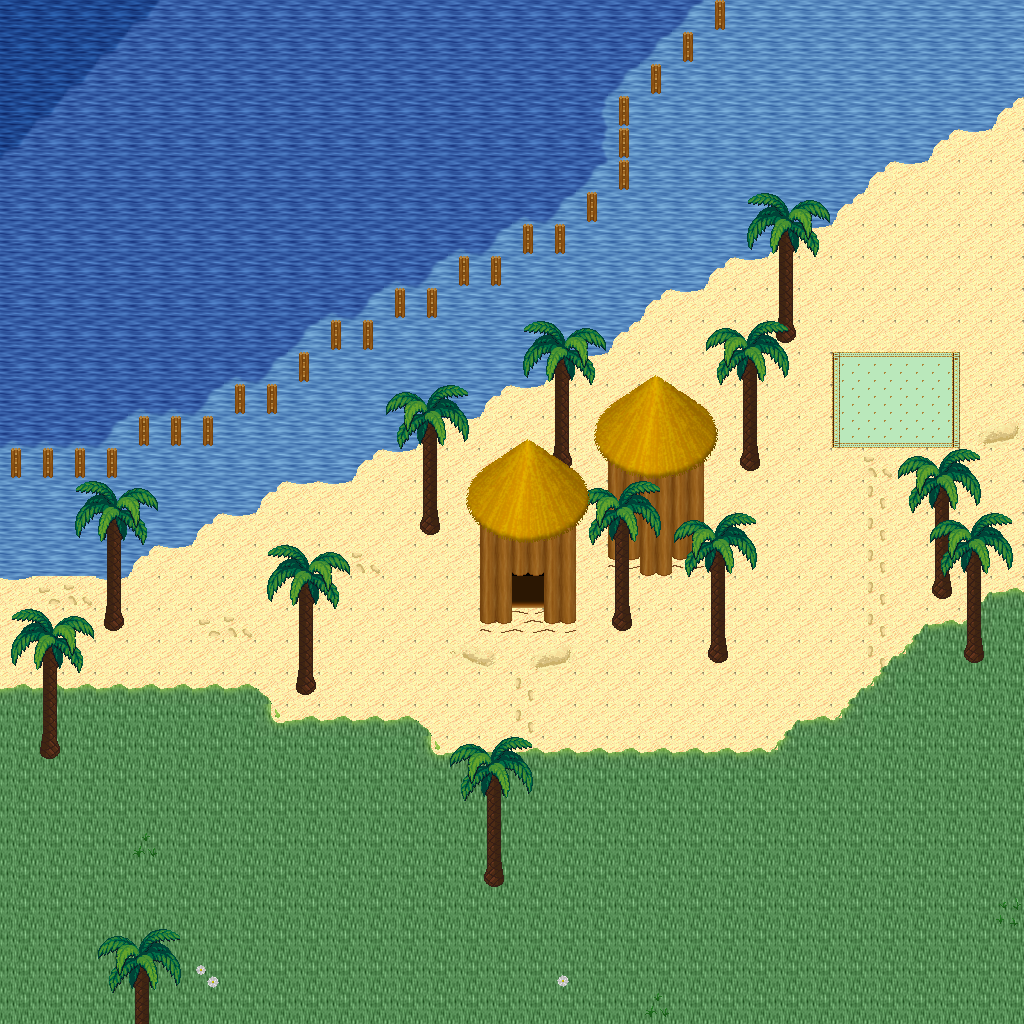

This game map was drawn from its Tiled (.tmx) file and the tilesets committed beside it. A one-line description and the trimmed map source follow:
An orthogonal 32x32 tile map with 32x32 px tiles, 5 tile layers (Ground, Objects, Objects2, Above, ...), 1 hidden layer not drawn, 57 tilesets.

<map version="1.10" tiledversion="1.11.0" orientation="orthogonal" renderorder="right-down" width="32" height="32" tilewidth="32" tileheight="32" infinite="0" nextlayerid="11" nextobjectid="1">
 <tileset firstgid="1" name="logic_collision" tilewidth="32" tileheight="32" tilecount="1" columns="1">
  <image source="../drawable/logic_collision.png" width="32" height="32" />
 </tileset>
 <tileset firstgid="2" name="ground_ground" tilewidth="32" tileheight="32" tilecount="33" columns="3">
  <image source="../drawable/ground_ground.png" width="96" height="352" />
 </tileset>
 <tileset firstgid="35" name="ground_water_pool" tilewidth="32" tileheight="32" tilecount="72" columns="3">
  <image source="../drawable/ground_water_pool.png" width="96" height="768" />
 </tileset>
 <tileset firstgid="107" name="furniture_carpet_plain_colours" tilewidth="32" tileheight="32" tilecount="10" columns="10">
  <image source="../drawable/furniture_carpet_plain_colours.png" width="320" height="32" />
 </tileset>
 <tileset firstgid="117" name="ground_brown_paving" tilewidth="32" tileheight="32" tilecount="2" columns="2">
  <image source="../drawable/ground_brown_paving.png" width="64" height="32" />
 </tileset>
 <tileset firstgid="119" name="ground_water_water" tilewidth="32" tileheight="32" tilecount="24" columns="3">
  <image source="../drawable/ground_water_water.png" width="96" height="256" />
 </tileset>
 <tileset firstgid="143" name="building_fence_fence_chunky" tilewidth="32" tileheight="32" tilecount="21" columns="3">
  <image source="../drawable/building_fence_fence_chunky.png" width="96" height="224" />
 </tileset>
 <tileset firstgid="164" name="ground_water_pool_corners" tilewidth="32" tileheight="32" tilecount="72" columns="3">
  <image source="../drawable/ground_water_pool_corners.png" width="96" height="768" />
 </tileset>
 <tileset firstgid="236" name="ground_grass_edges" tilewidth="32" tileheight="32" tilecount="36" columns="12">
  <image source="../drawable/ground_grass_edges.png" width="384" height="96" />
 </tileset>
 <tileset firstgid="272" name="ground_grass_corners" tilewidth="32" tileheight="32" tilecount="24" columns="6">
  <image source="../drawable/ground_grass_corners.png" width="192" height="128" />
 </tileset>
 <tileset firstgid="296" name="plant_grasses" tilewidth="32" tileheight="32" tilecount="6" columns="3">
  <image source="../drawable/plant_grasses.png" width="96" height="64" />
 </tileset>
 <tileset firstgid="302" name="plant_flower_daisy_white" tilewidth="32" tileheight="32" tilecount="8" columns="2">
  <image source="../drawable/plant_flower_daisy_white.png" width="64" height="128" />
 </tileset>
 <tileset firstgid="310" name="building_door_door_w" tilewidth="32" tileheight="32" tilecount="6" columns="2">
  <image source="../drawable/building_door_door_w.png" width="64" height="96" />
 </tileset>
 <tileset firstgid="316" name="building_wall_wood" tilewidth="32" tileheight="32" tilecount="16" columns="4">
  <image source="../drawable/building_wall_wood.png" width="128" height="128" />
 </tileset>
 <tileset firstgid="332" name="building_door_door_e" tilewidth="32" tileheight="32" tilecount="6" columns="2">
  <image source="../drawable/building_door_door_e.png" width="64" height="96" />
 </tileset>
 <tileset firstgid="338" name="ground_ground_2" tilewidth="32" tileheight="32" tilecount="4" columns="4">
  <image source="../drawable/ground_ground_2.png" width="128" height="32" />
 </tileset>
 <tileset firstgid="342" name="building_wall_stone" tilewidth="32" tileheight="32" tilecount="12" columns="3">
  <image source="../drawable/building_wall_stone.png" width="96" height="128" />
 </tileset>
 <tileset firstgid="354" name="building_wall_wall_brown" tilewidth="32" tileheight="32" tilecount="12" columns="3">
  <image source="../drawable/building_wall_wall_brown.png" width="96" height="128" />
 </tileset>
 <tileset firstgid="366" name="building_door_door_n" tilewidth="32" tileheight="32" tilecount="6" columns="3">
  <image source="../drawable/building_door_door_n.png" width="96" height="64" />
 </tileset>
 <tileset firstgid="372" name="building_church" tilewidth="32" tileheight="32" tilecount="56" columns="8">
  <image source="../drawable/building_church.png" width="256" height="224" />
 </tileset>
 <tileset firstgid="428" name="building_castle" tilewidth="32" tileheight="32" tilecount="320" columns="20">
  <image source="../drawable/building_castle.png" width="640" height="512" />
 </tileset>
 <tileset firstgid="748" name="plant_cactus" tilewidth="32" tileheight="32" tilecount="2" columns="1">
  <image source="../drawable/plant_cactus.png" width="32" height="64" />
 </tileset>
 <tileset firstgid="750" name="plant_stump_small_stump" tilewidth="32" tileheight="32" tilecount="4" columns="2">
  <image source="../drawable/plant_stump_small_stump.png" width="64" height="64" />
 </tileset>
 <tileset firstgid="754" name="furniture_carpet_rug_border" tilewidth="32" tileheight="32" tilecount="9" columns="3">
  <image source="../drawable/furniture_carpet_rug_border.png" width="96" height="96" />
 </tileset>
 <tileset firstgid="763" name="building_window_window_right" tilewidth="32" tileheight="32" tilecount="2" columns="2">
  <image source="../drawable/building_window_window_right.png" width="64" height="32" />
 </tileset>
 <tileset firstgid="765" name="item_statue_fairypool" tilewidth="32" tileheight="32" tilecount="16" columns="2">
  <image source="../drawable/item_statue_fairypool.png" width="64" height="256" />
 </tileset>
 <tileset firstgid="781" name="furniture_table_long_front_on" tilewidth="32" tileheight="32" tilecount="3" columns="1">
  <image source="../drawable/furniture_table_long_front_on.png" width="32" height="96" />
 </tileset>
 <tileset firstgid="784" name="building_decoration_blue_circle" tilewidth="32" tileheight="32" tilecount="4" columns="2">
  <image source="../drawable/building_decoration_blue_circle.png" width="64" height="64" />
 </tileset>
 <tileset firstgid="788" name="building_wall_bricked_edges" tilewidth="32" tileheight="32" tilecount="25" columns="5">
  <image source="../drawable/building_wall_bricked_edges.png" width="160" height="160" />
 </tileset>
 <tileset firstgid="813" name="item_corpse_skull_pale" tilewidth="32" tileheight="32" tilecount="2" columns="2">
  <image source="../drawable/item_corpse_skull_pale.png" width="64" height="32" />
 </tileset>
 <tileset firstgid="815" name="item_corpse_huge_animal" tilewidth="32" tileheight="32" tilecount="16" columns="2">
  <image source="../drawable/item_corpse_huge_animal.png" width="64" height="256" />
 </tileset>
 <tileset firstgid="831" name="item_sign_large" tilewidth="32" tileheight="32" tilecount="15" columns="5">
  <image source="../drawable/item_sign_large.png" width="160" height="96" />
 </tileset>
 <tileset firstgid="846" name="building_roof_yellow" tilewidth="32" tileheight="32" tilecount="20" columns="5">
  <image source="../drawable/building_roof_yellow.png" width="160" height="128" />
 </tileset>
 <tileset firstgid="866" name="building_roof_red" tilewidth="32" tileheight="32" tilecount="20" columns="5">
  <image source="../drawable/building_roof_red.png" width="160" height="128" />
 </tileset>
 <tileset firstgid="886" name="building_roof_green" tilewidth="32" tileheight="32" tilecount="20" columns="5">
  <image source="../drawable/building_roof_green.png" width="160" height="128" />
 </tileset>
 <tileset firstgid="906" name="building_roof_blue" tilewidth="32" tileheight="32" tilecount="20" columns="5">
  <image source="../drawable/building_roof_blue.png" width="160" height="128" />
 </tileset>
 <tileset firstgid="926" name="logic_creature_animal" tilewidth="32" tileheight="32" tilecount="32" columns="8">
  <image source="../drawable/logic_creature_animal.png" width="256" height="128" />
 </tileset>
 <tileset firstgid="958" name="logic_creature_golem" tilewidth="32" tileheight="32" tilecount="4" columns="4">
  <image source="../drawable/logic_creature_golem.png" width="128" height="32" />
 </tileset>
 <tileset firstgid="962" name="object_boat" tilewidth="32" tileheight="32" tilecount="42" columns="6">
  <image source="../drawable/object_boat.png" width="192" height="224" />
 </tileset>
 <tileset firstgid="1004" name="ground_water_pool_deep" tilewidth="32" tileheight="32" tilecount="72" columns="3">
  <image source="../drawable/ground_water_pool_deep.png" width="96" height="768" />
 </tileset>
 <tileset firstgid="1076" name="object_suspension_bridge" tilewidth="32" tileheight="32" tilecount="24" columns="3">
  <image source="../drawable/object_suspension_bridge.png" width="96" height="256" />
 </tileset>
 <tileset firstgid="1100" name="plant_tree_palm_trees" tilewidth="32" tileheight="32" tilecount="40" columns="4">
  <image source="../drawable/plant_tree_palm_trees.png" width="128" height="320" />
 </tileset>
 <tileset firstgid="1140" name="furniture_table_hotdog_stand" tilewidth="32" tileheight="32" tilecount="20" columns="4">
  <image source="../drawable/furniture_table_hotdog_stand.png" width="128" height="160" />
 </tileset>
 <tileset firstgid="1160" name="item_banners_banners" tilewidth="32" tileheight="32" tilecount="6" columns="2">
  <image source="../drawable/item_banners_banners.png" width="64" height="96" />
 </tileset>
 <tileset firstgid="1166" name="building_door_closed" tilewidth="32" tileheight="32" tilecount="1" columns="1">
  <image source="../drawable/building_door_closed.png" width="32" height="32" />
 </tileset>
 <tileset firstgid="1167" name="building_decoration_numbers" tilewidth="32" tileheight="32" tilecount="20" columns="2">
  <image source="../drawable/building_decoration_numbers.png" width="64" height="320" />
 </tileset>
 <tileset firstgid="1187" name="building_decoration_numbers_higher" tilewidth="32" tileheight="32" tilecount="2" columns="2">
  <image source="../drawable/building_decoration_numbers_higher.png" width="64" height="32" />
 </tileset>
 <tileset firstgid="1189" name="furniture_light_small_oil_lamp" tilewidth="32" tileheight="32" tilecount="8" columns="2">
  <image source="../drawable/furniture_light_small_oil_lamp.png" width="64" height="128" />
 </tileset>
 <tileset firstgid="1197" name="light_light_1x1" tilewidth="32" tileheight="32" tilecount="3" columns="3">
  <image source="../drawable/light_light_1x1.png" width="96" height="32" />
 </tileset>
 <tileset firstgid="1200" name="building_roof_straw" tilewidth="32" tileheight="32" tilecount="20" columns="5">
  <image source="../drawable/building_roof_straw.png" width="160" height="128" />
 </tileset>
 <tileset firstgid="1220" name="building_huts" tilewidth="32" tileheight="32" tilecount="338" columns="26">
  <image source="../drawable/building_huts.png" width="832" height="416" />
 </tileset>
 <tileset firstgid="1558" name="light_light_5x5" tilewidth="32" tileheight="32" tilecount="25" columns="5">
  <image source="../drawable/light_light_5x5.png" width="160" height="160" />
 </tileset>
 <tileset firstgid="1583" name="logic_item_sign" tilewidth="32" tileheight="32" tilecount="1" columns="1">
  <image source="../drawable/logic_item_sign.png" width="32" height="32" />
 </tileset>
 <tileset firstgid="1584" name="light_door_light" tilewidth="32" tileheight="32" tilecount="12" columns="3">
  <image source="../drawable/light_door_light.png" width="96" height="128" />
 </tileset>
 <tileset firstgid="1596" name="ground_sand_1" tilewidth="32" tileheight="32" tilecount="10" columns="2">
  <image source="../drawable/ground_sand_1.png" width="64" height="160" />
 </tileset>
 <tileset firstgid="1606" name="ground_sand_2" tilewidth="32" tileheight="32" tilecount="15" columns="5">
  <image source="../drawable/ground_sand_2.png" width="160" height="96" />
 </tileset>
 <tileset firstgid="1621" name="logic_creature_reptile" tilewidth="32" tileheight="32" tilecount="7" columns="7">
  <image source="../drawable/logic_creature_reptile.png" width="224" height="32" />
 </tileset>
 <layer id="1" name="Ground" width="32" height="32">
  <data>[1024 cells, 1024 non-empty, 16 distinct tile ids]</data>
 </layer>
 <layer id="2" name="Objects" width="32" height="32">
  <data>[1024 cells, 165 non-empty, 23 distinct tile ids]</data>
 </layer>
 <layer id="3" name="Objects2" width="32" height="32">
  <data>[1024 cells, 54 non-empty, 30 distinct tile ids]</data>
 </layer>
 <layer id="4" name="Above" width="32" height="32">
  <data>[1024 cells, 184 non-empty, 46 distinct tile ids]</data>
 </layer>
 <layer id="5" name="Above2" width="32" height="32">
  <data>[1024 cells, 43 non-empty, 30 distinct tile ids]</data>
 </layer>
 <layer id="6" name="Walkable" width="32" height="32" visible="0">
  <data>[1024 cells, 266 non-empty, 1 distinct tile ids]</data>
 </layer>
 <objectgroup id="7" name="Mapevents" />
 <objectgroup id="8" name="Spawn" />
 <objectgroup id="9" name="Keys" />
 <objectgroup id="10" name="Replace" />
</map>
